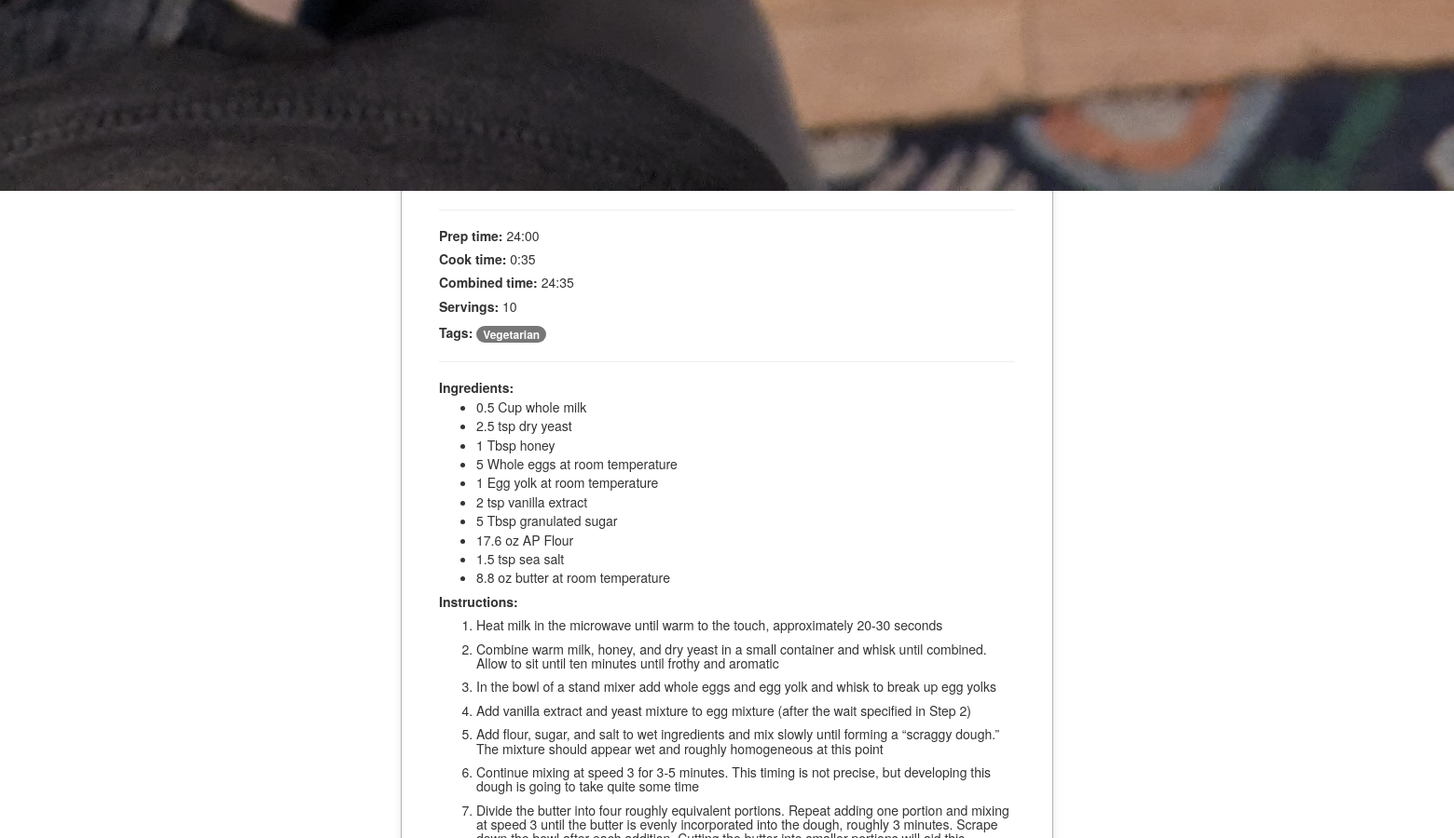
The app's page /viewRecipe/21 (middle part), older data.
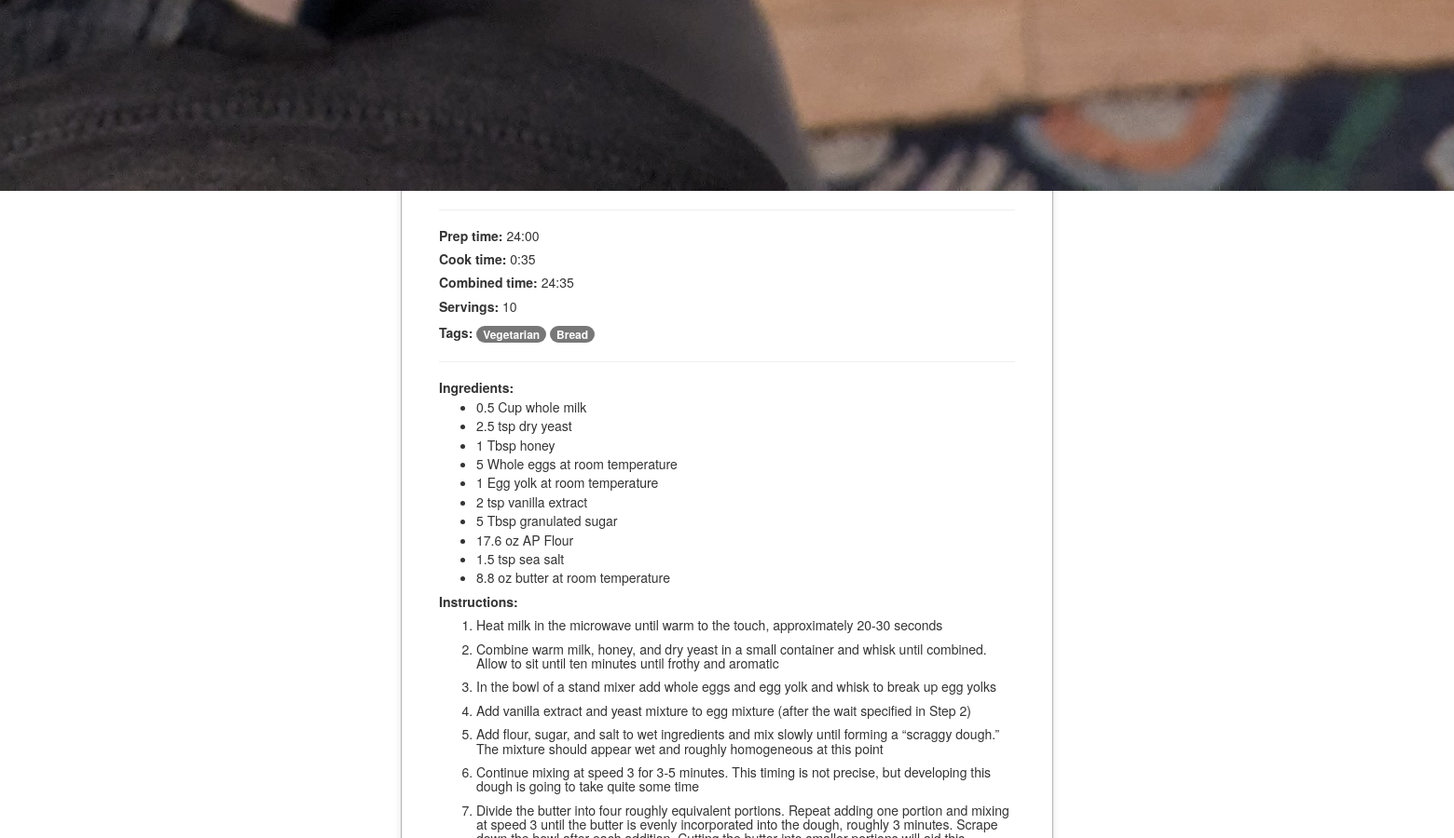
The same page, newer data.
### recipes/models.py (models this page shows, shortened)
class Recipe(models.Model):
    title = models.CharField(max_length=100, null=False, blank=False)
    ingredients = models.TextField(null=False, blank=False)
    instructions = models.TextField(null=False, blank=False)
    prepMinutes = models.IntegerField(null=False, blank=False)
    cookMinutes = models.IntegerField(null=False, blank=False)
    servings = models.IntegerField(null=False, blank=False)
    tags = TaggableManager()
    image = models.ImageField(upload_to='images/', null=True, blank=True)
    thumbnail = ImageSpecField(
        source = 'image',
        processors = [ResizeToFit(300, 300)],
        format = 'JPEG',
        options = {'quality':80}
    )
    public = models.BooleanField(default=False)
    user = models.ForeignKey(User, on_delete=models.CASCADE, related_name='recipes')
    def get_ingredients_list(self):
        return self.ingredients.split("\n")
    def get_formatted_ingredients(self):
        html = []
        html.append("<ul>")
        lines = self.get_ingredients_list()
        for line in lines:
            html.append("<li class='ingredientItem'>" + self.clean_line(line) + "</li>")
        html.append("</ul>")
        return "".join(html)
    def get_instructions_list(self):
        return self.instructions.split('\n')
    def get_formatted_instructions(self):
        html = []
        html.append("<ol>")
        lines = self.get_instructions_list()
        for line in lines:
            html.append("<li class='instructionItem'>" + line + "</li>")
        html.append("</ol>")
        return "".join(html)
    def convert_mins_to_hhmm(self, mins):
        hours = mins // 60
        minutes = mins % 60
        return f"{hours}:{minutes:02d}"
    def combine_times(self):
        total_time = self.prepMinutes + self.cookMinutes
        return self.convert_mins_to_hhmm(total_time)
    def clean_line(self, line):
        sep_line = line.split(",")
        clean_line = " ".join(sep_line)
        return clean_line
    def get_tag_list(self):
        return list(self.tags.names())

### recipes/views.py (the view)
# urls.py: path("viewRecipe/<int:id>", views.viewRecipe, name="viewRecipe"),
def viewRecipe(request, id):
    if request.user.is_authenticated:
        recipe = crud_get_recipes(id = id, user = request.user)
    else:
        recipe = crud_get_recipes(id = id)
    formattedIngredients = recipe.get_formatted_ingredients()
    formattedInstructions = recipe.get_formatted_instructions()
    prepTime = recipe.convert_mins_to_hhmm(recipe.prepMinutes)
    cookTime = recipe.convert_mins_to_hhmm(recipe.cookMinutes)
    combinedTime = recipe.combine_times()
    tags = recipe.get_tag_list()
    return render(request, "viewRecipe.html", {
        "recipe": recipe,
        "formattedIngredients": formattedIngredients,
        "formattedInstructions": formattedInstructions,
        "prepTime": prepTime,
        "cookTime" : cookTime,
        "combinedTime" : combinedTime,
        "tags": tags
    })

### recipes/crud.py (called while the page is built)
def crud_get_recipes(id = -1, tags = (), query = "", user = None):
    if id != -1:
        matches = Recipe.objects.filter(id=id)
        if len(matches) == 0:
            raise Http404("Recipe not found")
        else:
            matched_recipe = matches[0]
        if matched_recipe.user != user and not matched_recipe.public:
            raise PermissionDenied
        return matched_recipe
    if tags:
        return Recipe.objects.filter(tags__name__in = tags).filter(Q(user = user) | Q(public = True))
    if query:
        return Recipe.objects.filter(title__icontains = query).filter(Q(user = user) | Q(public = True))
    return Recipe.objects.filter(Q(user = user) | Q(public = True))

### recipes/templates/viewRecipe.html (shortened to what this page needs)
{% extends "layout.html" %}
{% block body %}
    <div class="mainDiv">
        <div class="viewRecipe">
            {% if recipe.image %}
                <div style="display:flex;justify-content:center;align-items:center;">
                    <img src="{{ recipe.thumbnail.url}}" alt="{{ recipe.title }}">
                </div>
            {% endif %}
            <hr>
            {% autoescape off %}
            <h5 class="recipeItem"><strong>Prep time:</strong> {{ prepTime }}</h5>
            <h5 class="recipeItem"><strong>Cook time:</strong> {{ cookTime }}</h5>
            <h5 class="recipeItem"><strong>Combined time:</strong> {{ combinedTime }}</h5>
            <h5 class="recipeItem"><strong>Servings:</strong> {{ recipe.servings }}</h5>
            <div class="recipeItem">
              <strong>Tags:</strong>
              {% for mt in tags %}
                <a href="#" class="badge badge-success">{{mt}}</a>
              {% endfor %}
            </div>
            <hr>
            <h5 class="recipeItem"><strong>Ingredients:</strong> {{ formattedIngredients }}</h5>
            <h5 class="recipeItem"><strong>Instructions:</strong> {{ formattedInstructions }}</h5>
            {% endautoescape %}
        </div>
    </div>
{% endblock %}

### recipes/templates/layout.html (shortened to what this page needs)
<!DOCTYPE html>
{% load static %}
<html lang="en">
    <head>
        <link rel="stylesheet" href="https://stackpath.bootstrapcdn.com/bootstrap/4.4.1/css/bootstrap.min.css">
        <link rel="stylesheet" href="https://maxcdn.bootstrapcdn.com/bootstrap/3.4.1/css/bootstrap.min.css">
        <link href="{% static 'styles.css' %}" rel="stylesheet">
    </head>
    <body style="min-height:100vh;margin:0px;">
            {% load static %}<img src="{% static 'grandma.png' %}" width="50" height="50" class="d-inline-block align-top" style="margin-top:-15px;" alt="">
        <div class="content">
            {% block body %}
            {% endblock %}
        </div>
    </body>
</html>

### static/styles.css (style rules this page uses)
html, body { margin: 0; padding: 0; height: 100%; display: flex; flex-direction: column; }
.addRecipeForm, .viewRecipe { margin-top:40px; text-align:left; background-color: white; border: 1px solid rgba(0, 0, 0, 0.3); border-radius: 20px; padding: 40px; box-shadow: 0 4px 8px rgba(0, 0, 0, 0.1); width: 700px; }
.mainDiv { display:flex; justify-content:center; align-items:center; flex-direction:column; }
.recipeItem { padding: 0px; }
.ingredientItem { margin-top: 5px; }
.instructionItem { margin-top: 10px; }
.content { flex: 1; }
a { color: black; }

Row changes from the older to the newer data that the page shows:
added Tag: mt "Bread"
